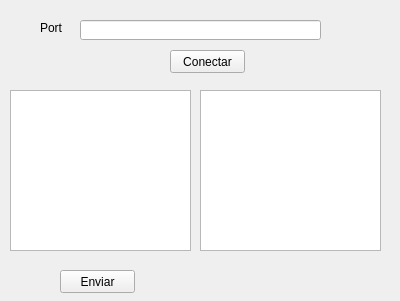
<?xml version="1.0" encoding="UTF-8"?>
<ui version="4.0">
 <class>MainWindow</class>
 <widget class="QMainWindow" name="MainWindow">
  <property name="geometry">
   <rect>
    <x>0</x>
    <y>0</y>
    <width>400</width>
    <height>301</height>
   </rect>
  </property>
  <property name="windowTitle">
   <string>Servidor</string>
  </property>
  <widget class="QWidget" name="centralWidget">
   <widget class="QLineEdit" name="lineEditPort">
    <property name="geometry">
     <rect>
      <x>80</x>
      <y>20</y>
      <width>241</width>
      <height>20</height>
     </rect>
    </property>
   </widget>
   <widget class="QPushButton" name="conectar">
    <property name="geometry">
     <rect>
      <x>170</x>
      <y>50</y>
      <width>75</width>
      <height>23</height>
     </rect>
    </property>
    <property name="text">
     <string>Conectar</string>
    </property>
   </widget>
   <widget class="QPlainTextEdit" name="plainTextEnviar">
    <property name="geometry">
     <rect>
      <x>10</x>
      <y>90</y>
      <width>181</width>
      <height>161</height>
     </rect>
    </property>
   </widget>
   <widget class="QLabel" name="label_2">
    <property name="geometry">
     <rect>
      <x>40</x>
      <y>20</y>
      <width>31</width>
      <height>16</height>
     </rect>
    </property>
    <property name="text">
     <string>Port</string>
    </property>
   </widget>
   <widget class="QPushButton" name="Enviar">
    <property name="geometry">
     <rect>
      <x>60</x>
      <y>270</y>
      <width>75</width>
      <height>23</height>
     </rect>
    </property>
    <property name="text">
     <string>Enviar</string>
    </property>
   </widget>
   <widget class="QPlainTextEdit" name="plainTextRecibir">
    <property name="geometry">
     <rect>
      <x>200</x>
      <y>90</y>
      <width>181</width>
      <height>161</height>
     </rect>
    </property>
   </widget>
  </widget>
 </widget>
 <layoutdefault spacing="6" margin="11"/>
 <resources/>
 <connections/>
</ui>
